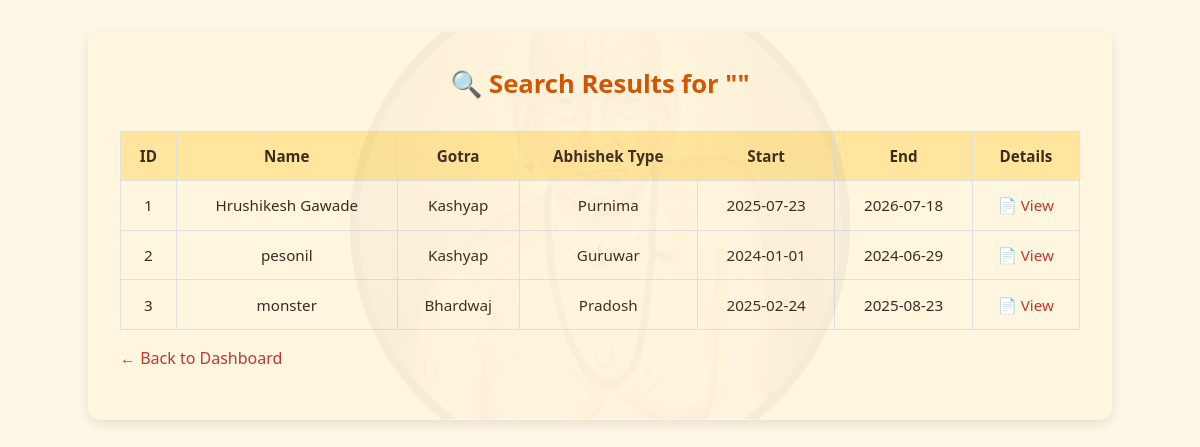
Before: /search with the older database file.
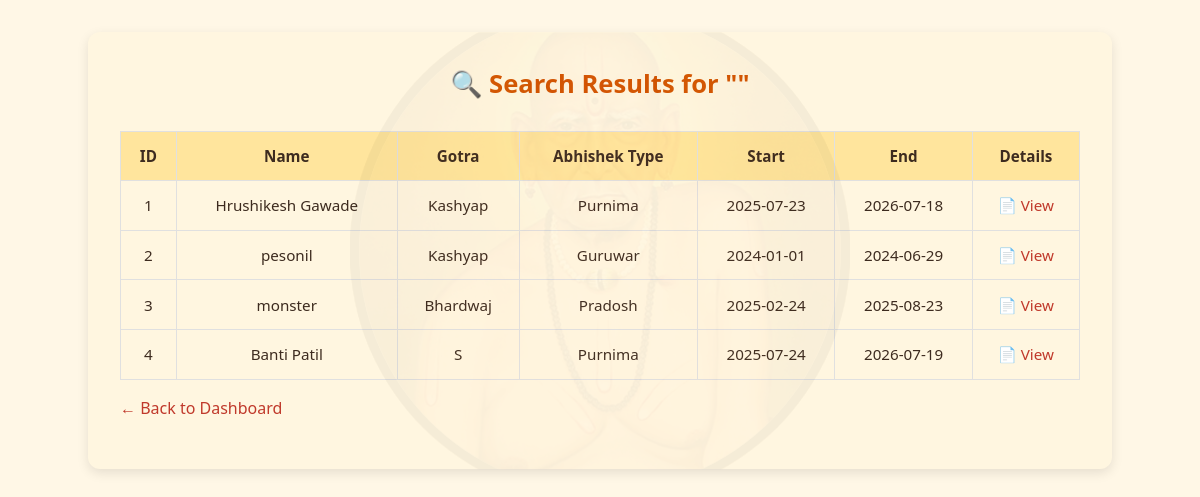
After: the same page with the newer database file.
### tables this page shows
CREATE TABLE bhakts (
            id INTEGER PRIMARY KEY AUTOINCREMENT,
            name TEXT,
            gotra TEXT,
            abhishek_type TEXT,
            duration_months INTEGER,
            start_date TEXT,
            end_date TEXT
        , duration INTEGER DEFAULT 12);

### app.py (the view)
@app.route('/search')
def search():
    q = request.args.get('q', '')
    conn = sqlite3.connect(DB_PATH)
    c = conn.cursor()
    c.execute("SELECT * FROM bhakts WHERE name LIKE ?", ('%' + q + '%',))
    results = c.fetchall()
    conn.close()
    return render_template('search.html', results=results, q=q)

### app.py (called while the page is built)
@app.context_processor
def inject_now():
    return {'now': lambda: datetime.now()}

### templates/search.html (shortened to what this page needs)
<!DOCTYPE html>
<html lang="en">
<head>
  <link rel="stylesheet" href="{{ url_for('static', filename='css/style.css') }}">
</head>
<body>
  <div class="container">
    <h2>🔍 Search Results for "{{ q }}"</h2>
    {% if results %}
      <table border="1" cellpadding="6" cellspacing="0">
        <thead>
          <tr>
            <th>ID</th>
            <th>Name</th>
            <th>Gotra</th>
            <th>Abhishek Type</th>
            <th>Start</th>
            <th>End</th>
            <th>Details</th>
          </tr>
        </thead>
        <tbody>
          {% for b in results %}
          <tr>
            <td>{{ b[0] }}</td>
            <td>{{ b[1] }}</td>
            <td>{{ b[2] }}</td>
            <td>{{ b[3] }}</td>
            <td>{{ b[5] }}</td>
            <td>{{ b[6] }}</td>
            <td><a href="{{ url_for('bhakt_detail', bhakt_id=b[0]) }}">📄 View</a></td>
          </tr>
          {% endfor %}
        </tbody>
      </table>
    {% else %}
      <p>No results found.</p>
    {% endif %}
    <p><a href="{{ url_for('dashboard') }}">← Back to Dashboard</a></p>
  </div>
</body>
</html>

### static/css/style.css (style rules this page uses)
body { background-color: #fff7e6; font-family: 'Segoe UI', sans-serif; margin: 0; padding: 0; text-align: center; color: #3d2b1f; background-image: url("/static/img/swami-bg-pattern.png"); background-repeat: repeat-y; background-position: center top; background-size: cover; background-attachment: fixed; line-height: 1.6; }
.container, .dashboard-container, .login-container { background-color: #fff6e0; border-radius: 12px; padding: 2em; box-shadow: 0 4px 12px rgba(0, 0, 0, 0.1); position: relative; z-index: 1; transition: transform 0.2s ease; }
.container, .dashboard-container { width: 80%; max-width: 1000px; margin: 2em auto; text-align: left; }
.container::before, .login-container::before { content: ""; background: url("/static/img/swami-icon.png") no-repeat center center; background-size: 50%; opacity: 0.04; position: absolute; top: 50%; left: 50%; transform: translate(-50%, -50%); width: 100%; height: 100%; z-index: 0; pointer-events: none; }
.container h2, .dashboard-container h2, .login-container h2 { color: #d35400; margin-top: 0; margin-bottom: 1em; text-align: center; font-size: 1.6rem; }
a { color: #c0392b; text-decoration: none; }
table, .bhakt-table { width: 100%; border-collapse: collapse; margin-top: 1em; font-size: 0.95rem; }
thead { background-color: #ffe59d; }
th, td { padding: 0.8em; text-align: center; border: 1px solid #e0e0e0; }

Changed rows visible on the page:
added bhakts: id "4", name "Banti Patil", gotra "S", abhishek_type "Purnima", start_date "2025-07-24", end_date "2026-07-19"
